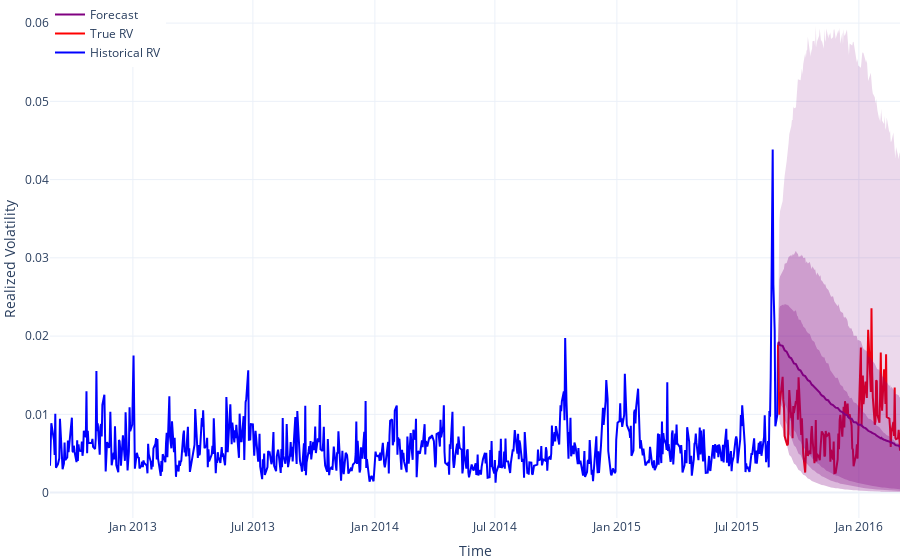

Write notebook code for a chart like this one.
### Code cell
# No fitted params but other date # nb.model.parameters = {'initial_variance': 0.055403395136081994, 'long_term_variance': 0.006885366213644065, 'volatility_of_volatility': 2.485198487839134, 'mean_reversion_rate': 8.701163432236884, 'wiener_correlation': -0.7493097026291755}
nb.model.parameters = {"hurst_index": 0.4997592042171062, "wiener_correlation": -0.009743695826362586, "volatility_of_volatility": 4.461599463421026}

# nb.model.parameters = {'initial_variance': 0.00912105589815607, 'long_term_variance': 0.04269903151646093, 'volatility_of_volatility': 0.9889425869966404, 'mean_reversion_rate': 2.6587470619088265, 'wiener_correlation': -0.8726926166561948}

lambd = 1
# nb.model.convert_parameters_to_market_measure(lambd)

simulation_length = 1 / 2
historical_period = 3
forecast_confidences = [0.9, 0.95, 0.99]
nb.plot_forecast(
	simulation_length=simulation_length,
	historical_period=historical_period,
	forecast_confidences=forecast_confidences,
)
